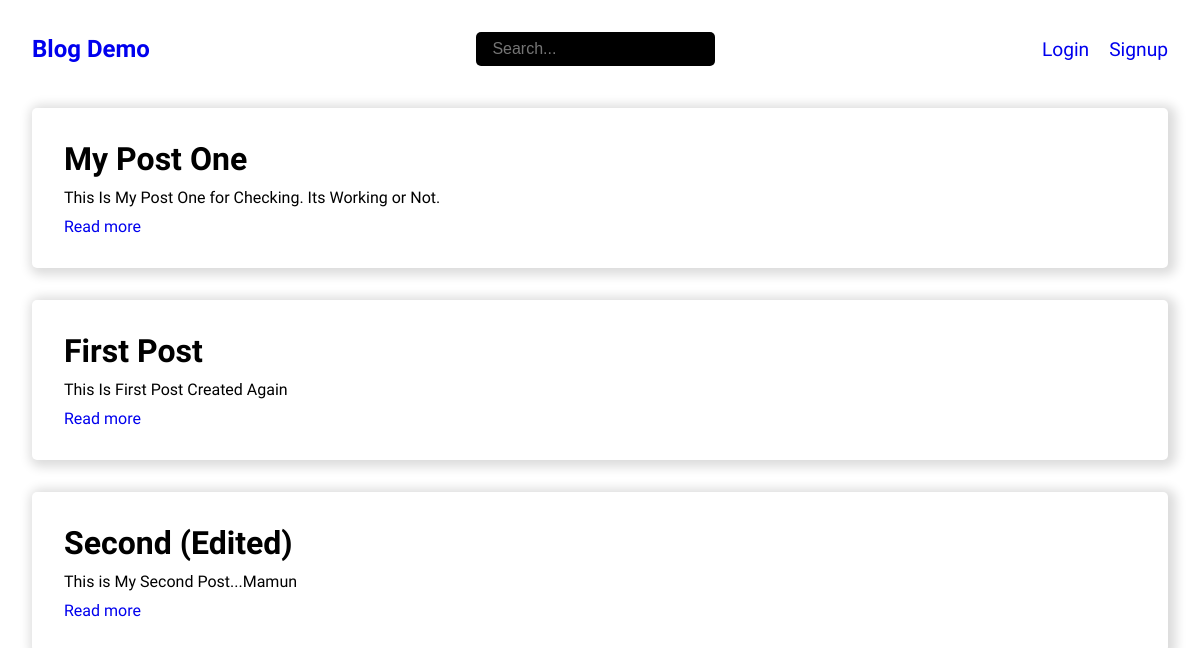
The app's page /, older data.
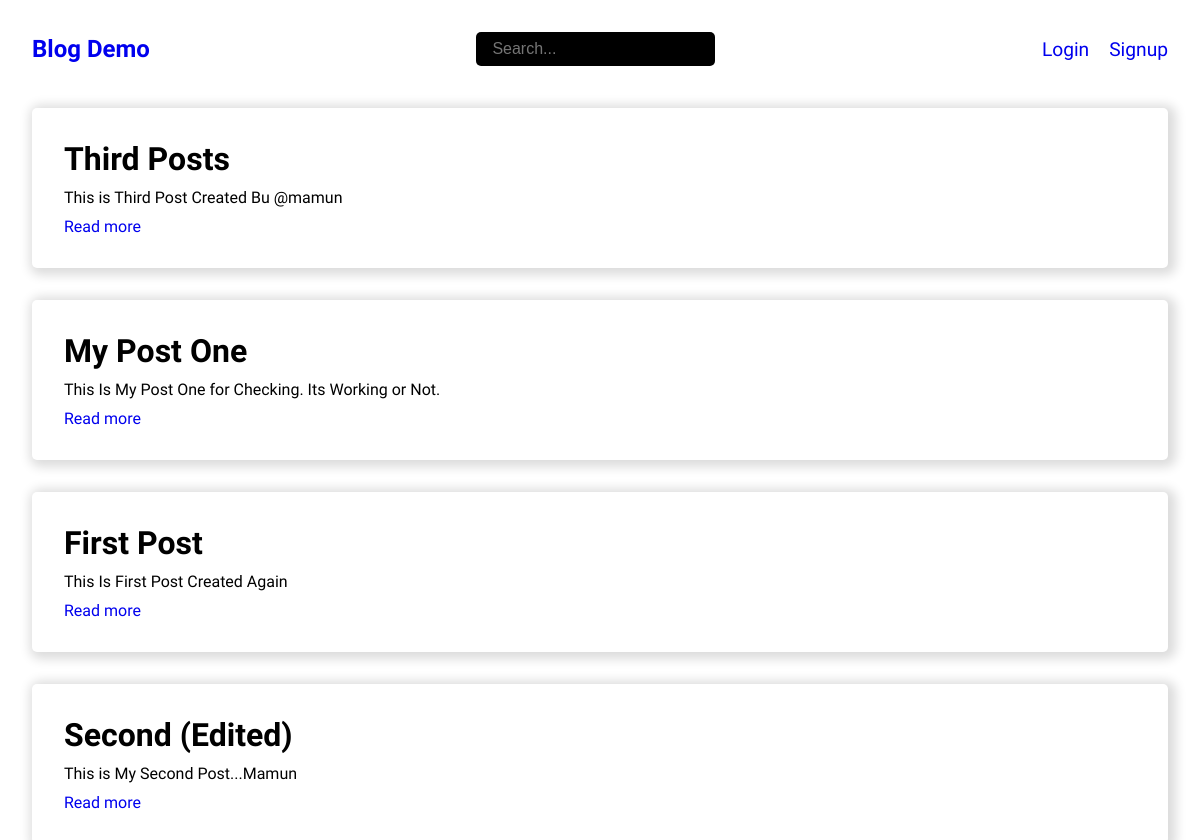
The same page, newer data.
### blog/models.py (models this page shows, shortened)
class Post(models.Model):
    title = models.CharField(max_length=100)
    body = models.TextField()
    author = models.ForeignKey(User, on_delete = models.CASCADE, null=True, blank=True)
    created = models.DateTimeField(auto_now_add=True)
    updated = models.DateTimeField(auto_now=True)
    class Meta:
        ordering = ["-created"]

### blog/views.py (the view)
# urls.py: path('', views.index, name="home"),
def index(request):
    posts = search_posts(request)
    context = { "posts": posts }
    return render(request, "index.html", context)

### blog/views.py (called while the page is built)
def search_posts(request):
    post_search = ""
    if request.GET.get("search"):
        post_search = request.GET.get('search')
    posts = Post.objects.filter(Q(title__icontains=post_search) | Q(body__icontains=post_search))
    return posts

### templates/index.html
{% extends 'base.html' %}
{% block content %}
    <div class="container">
        {% include "components/posts.html" %}
    </div>
{% endblock content %}

### templates/components/posts.html
{% for post in posts %}
<div class="blog">
  <h1>{{post.title}}</h1>
  <p>{{post.body}}</p>
  <a href="{% url 'post_detail' post.id %}">Read more</a>
</div>
{% empty %}
  <h1>No posts to show</h1>
{% endfor %}

Row changes from the older to the newer data that the page shows:
added Post: title "Third Posts", body "This is Third Post Created Bu @mamun"
